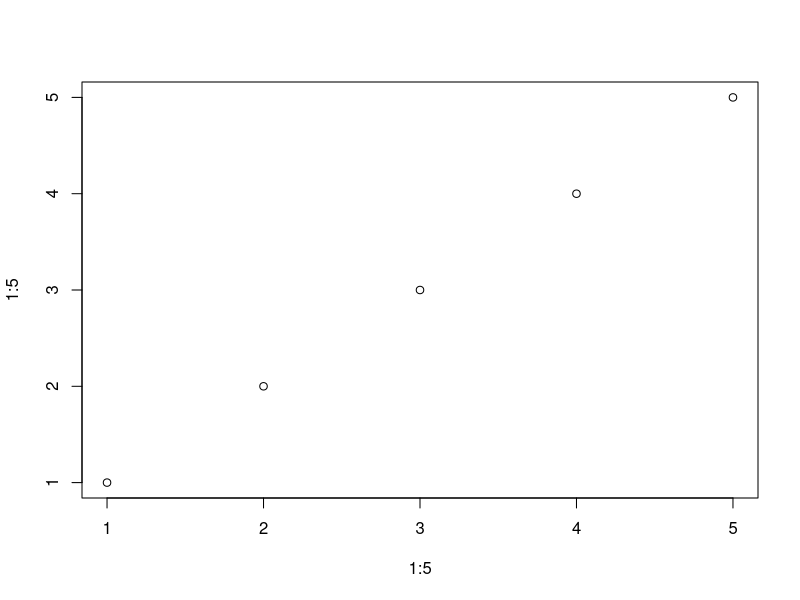

This figure's R source:
## ---- chunk 1
knitr::opts_chunk$set(echo = TRUE)
## ---- chunk 2
results <- 2 + 2
results

## ---- chunk 3
library(knitr)
table.data <- data.frame(City = c("Tokyo", "Vienna", "Beijing"), 
                         Country = c("Japan", "Austria", "China"), 
                         Continent = c("Asia", "Europe", "Asia"))
kable(table.data, caption = "Top three beautiful city")
## ---- chunk 4
plot(x = 1:5, y = 1:5)
## ---- chunk 5
sessionInfo()
